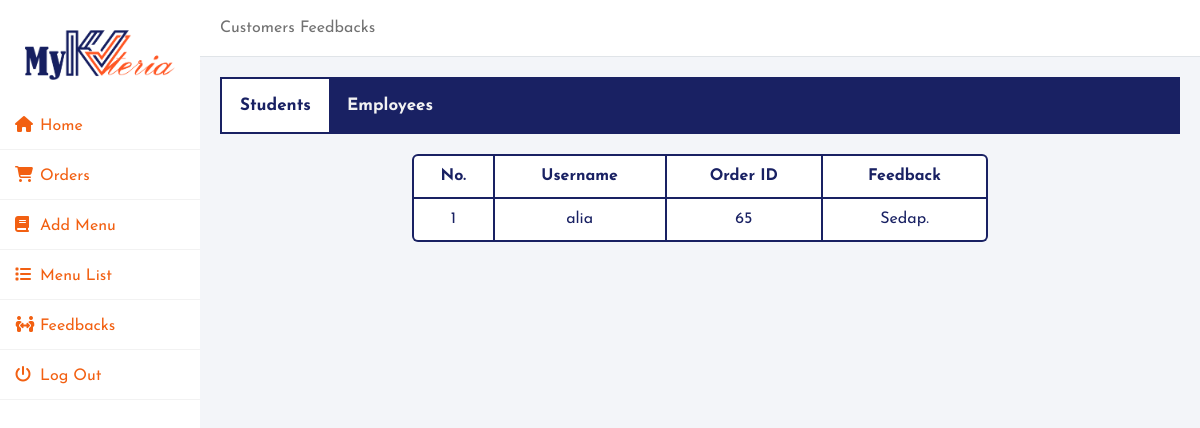
Page /feedback.php on the committed database.
### tables this page shows
CREATE TABLE `storders` (
  `id` int(11) NOT NULL,
  `dateorder` date NOT NULL DEFAULT current_timestamp(),
  `timeorder` time NOT NULL DEFAULT current_timestamp(),
  `username` varchar(100) NOT NULL,
  `status` varchar(100) DEFAULT NULL,
  `feedback` text DEFAULT NULL
);

### feedback.php (the view, shortened to what this page needs)
<!DOCTYPE html>
<html>
<head>
	<link rel = "stylesheet" type = "text/css" href = "addashboard.css">
  <link rel = "stylesheet" type = "text/css" href = "custorders.css">
</head>
<body>
<?php
include 'config.php';
?>
<div class="wrapper">
    <div class="sidebar">
      <center>
        <a href="addashboard.php"><img src = "img/Mykvteria.png" width="150px"></a>
        </center>
        <br>
        <ul>
            <li><a href="addashboard.php"><i class="fas fa-home"></i>Home</a></li>
            <li><a href="custorders.php"><i class="fas fa-shopping-cart"></i>Orders</a></li>
            <li><a href="menu.php"><i class="fas fa-book"></i>Add Menu</a></li>
            <li><a href="menulist.php"><i class="fas fa-list"></i>Menu List</a></li>
            <li><a href="feedback.php"><i class="fas fa-people-arrows"></i>Feedbacks</a></li>
            <li><a href="adlogout.php"><i class="fas fa-power-off"></i>Log Out</a></li>
        </ul>
    </div>
    <div class="main_content">
        <div class="header">Customers Feedbacks
        </div>
        <div class="info">
          <div>
            <div class="topnav">
              <a class="active" href="feedback.php">Students</a>
              <a href="feedbackep.php">Employees</a>
</div>
            <center>
              <table>
                <tr>
                  <th>No.</th>
                  <th>Username</th>
                  <th>Order ID</th>
                  <th>Feedback</th>
                </tr>
                <?php
                $i =1;
      $sql = "select * from storders where feedback IS NOT NULL";
      $result = $con->query($sql);
      if($result->num_rows>0){
        while($row = $result->fetch_assoc()){
      ?>
                <tr>
                  <td><?php echo $i++; ?></td>
                  <td><?php echo $row['username']; ?></td>
                  <td><?php echo $row['id']; ?></td>
                  <td><?php echo $row['feedback']; ?></td>
                </tr>
                <?php
                  }
                }
                ?>
              </table>
            </center>
          </div>
      </div>
    </div>
</div>
</body>
</html>

### addashboard.css (style rules this page uses)
* { margin: 0; padding: 0; box-sizing: border-box; list-style: none; text-decoration: none; font-family: 'Josefin Sans', sans-serif; }
body { background-color: #f3f5f9; }
.wrapper { display: flex; position: relative; }
.wrapper .sidebar { width: 200px; height: 100%; background: white; padding: 30px 0px; position: fixed; }
.wrapper .sidebar ul li { padding: 15px; border-bottom: 1px solid #bdb8d7; border-bottom: 1px solid rgba(0,0,0,0.05); border-top: 1px solid rgba(255,255,255,0.05); }
.wrapper .sidebar ul li a { color: #F26012; display: block; }
.wrapper .sidebar ul li a .fas { width: 25px; }
.wrapper .main_content { width: 100%; margin-left: 200px; }
.wrapper .main_content .header { padding: 20px; background: #fff; color: #717171; border-bottom: 1px solid #e0e4e8; }
.wrapper .main_content .info { margin: 20px; color: #717171; line-height: 25px; }
.wrapper .main_content .info div { margin-bottom: 20px; }

### custorders.css (style rules this page uses)
table { border-collapse: separate; border-spacing: 0; min-width: 350px; color: #192163; text-align: center; width: 60%; }
table tr th, table tr td { border-right: 2px solid #192163; border-bottom: 2px solid #192163; text-decoration: none; padding: 8px 8px; }
table tr th:first-child, table tr td:first-child { border-left: 2px solid #192163; }
table tr th { background: white; border-top: 2px solid #192163; text-align: center; }
table tr:first-child th:first-child { border-top-left-radius: 6px; }
table tr:first-child th:last-child { border-top-right-radius: 6px; }
table tr:last-child td:first-child { border-bottom-left-radius: 6px; }
table tr:last-child td:last-child { border-bottom-right-radius: 6px; }
td { background: white; text-align: center; }

### feedback.php (style rules this page uses)
.topnav { background-color: #192163; overflow: hidden; text-shadow: none; border:2px solid #192163; }
.topnav a { float: left; color: #f2f2f2; text-align: center; padding: 14px 18px; text-decoration: none; font-size: 17px; font-weight: bold; }
.topnav a.active { background-color: white; color: #192163; }

### rows in the picture
storders: username "alia", id "65", feedback "Sedap."
